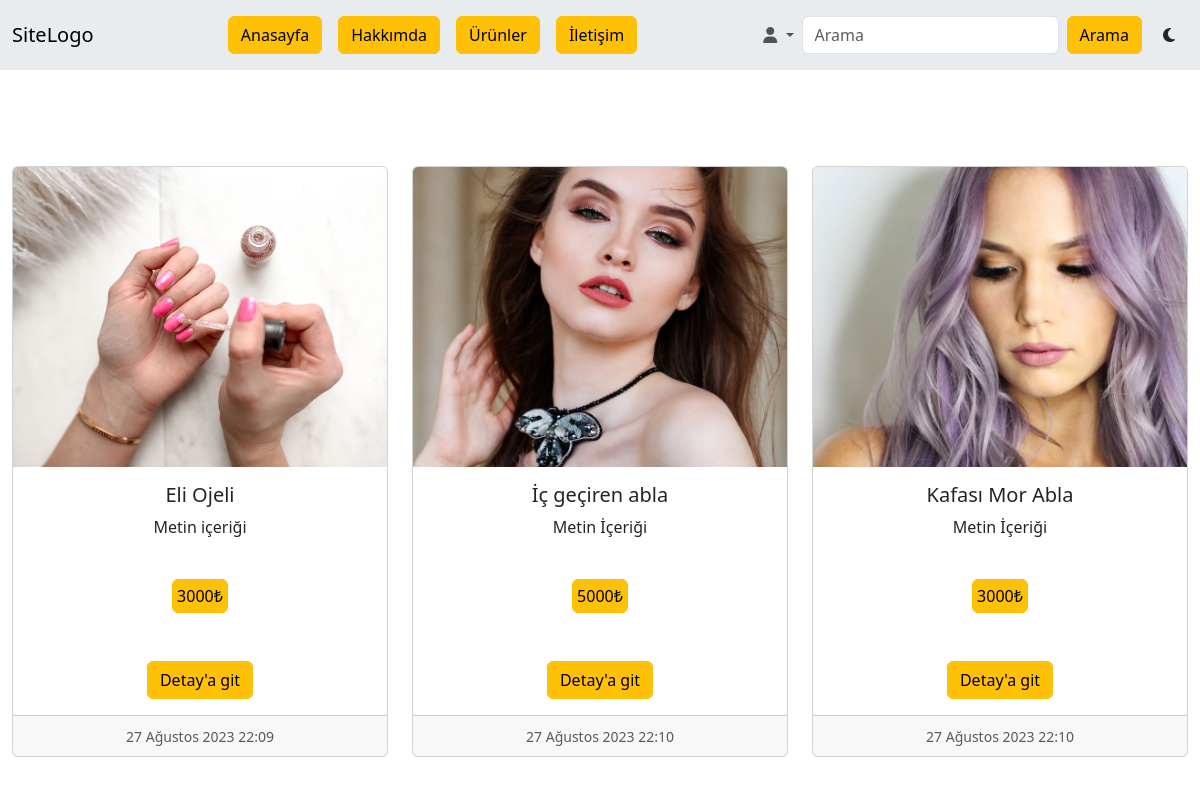
/urunlerimiz, run on an earlier commit of the app's database.
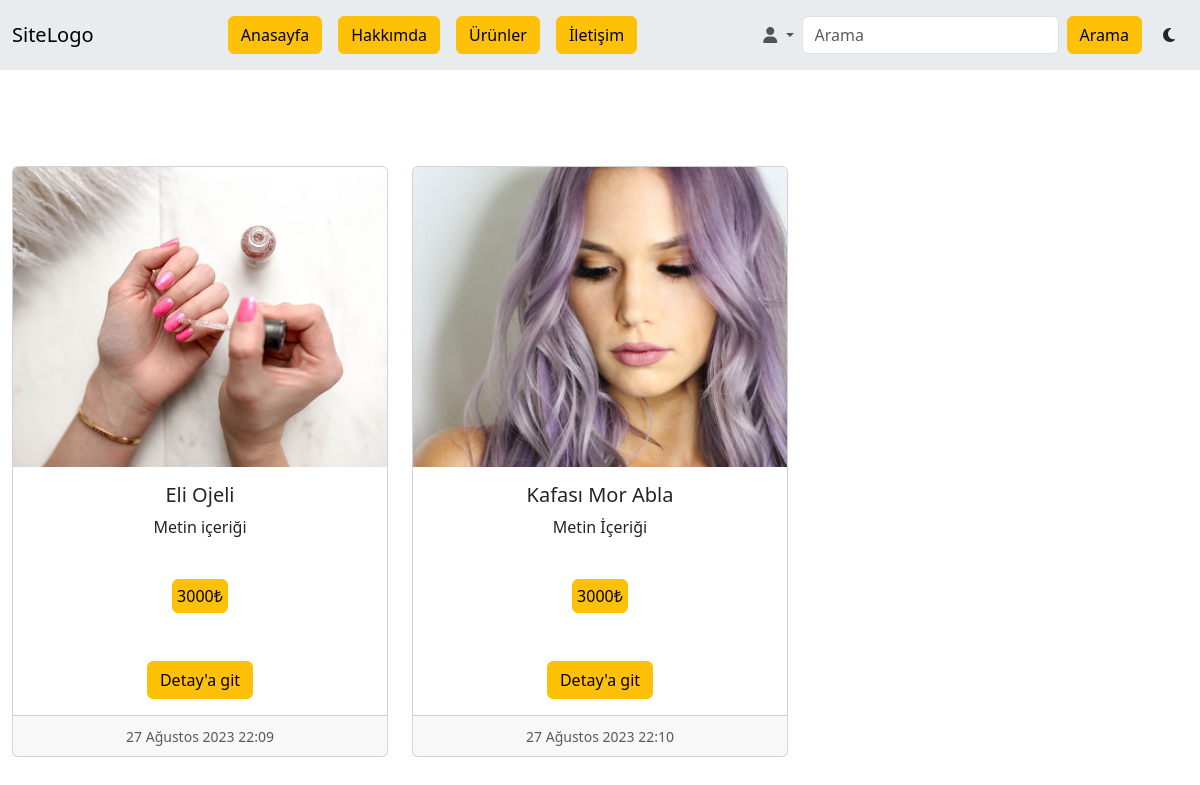
And on a later commit of the database.
### siteApp/models.py (models this page shows, shortened)
class Tasarim(models.Model):
    image = models.ImageField(("Resim Dosya"), upload_to="", height_field=None, width_field=None, max_length=None)
    fiyat = models.IntegerField(("Fiyat"), blank=True)
    sanatci = models.ForeignKey(User, verbose_name=("Sanatci"), on_delete=models.CASCADE)
    sanatEseriBaslik = models.CharField(("Sanat Eseri Başlığı"), max_length=500)
    sanatEseriAciklamasi = models.TextField(("Sanat Eseri İçeriği"), max_length=500)
    createdAt = models.DateTimeField(("Oluşturulma Tarihi"), auto_now=True)

### siteApp/views.py (the view)
# urls.py: path('urunlerimiz', urunler, name='urun'),
def urunler(request):
    context = {}
    urunler = Tasarim.objects.all()
    context['urunler'] = urunler
    return render(request, "urunler.html", context)

### siteApp/templates/urunler.html (shortened to what this page needs)
{% extends "base.html" %}
{% block site-icerik %}
<div class="row justify-content-center">
        {% include "./Components/_arts.html" %}
</div>
{% endblock site-icerik %}

### siteApp/templates/base.html (shortened to what this page needs)
{% load static %}
<!DOCTYPE html>
<html lang="en">
<head>
    <link href="https://cdn.jsdelivr.net/npm/bootstrap@5.3.1/dist/css/bootstrap.min.css" rel="stylesheet"
>
    <link rel="stylesheet" href="https://cdnjs.cloudflare.com/ajax/libs/font-awesome/6.4.2/css/all.min.css"
 />
    <link rel="stylesheet" href="https://cdn.jsdelivr.net/npm/swiper@10/swiper-bundle.min.css" />
    <link rel="stylesheet" href="{% static '/css/style.css' %}">
</head>
<body id="body">
    {% include "./Components/_navbar.html" %}
    {% block site-icerik %}
    {% endblock site-icerik %}
</body>
</html>

### siteApp/templates/Components/_navbar.html (shortened to what this page needs)
<nav class="navbar navbar-expand-lg bg-body-secondary">
    <div class="container-fluid">
      <a class="navbar-brand" href="{% url 'home' %}">SiteLogo</a>
      <div class="collapse navbar-collapse" id="navbarSupportedContent">
        <ul class="navbar-nav m-auto me-0 mb-2 mb-lg-0">
          <li class="nav-item">
            <a class="nav-link" href="{% url 'home' %}"><button class="btn btn-warning">Anasayfa</button></a>
          </li>
          <li class="nav-item">
            <a class="nav-link" href="{% url 'hakkimda' %}"><button class="btn btn-warning">Hakkımda</button></a>
          </li>
          <li class="nav-item">
            <a class="nav-link" href="{% url 'urun' %}"><button class="btn btn-warning">Ürünler</button></a>
          </li>
          <li class="nav-item">
            <a class="nav-link" href="{% url 'iletisim' %}"><button class="btn btn-warning">İletişim</button></a>
          </li>
        </ul>
        <ul class="navbar-nav ms-auto mb-2 mb-lg-0">
            <li class="nav-item dropdown">
                <a class="nav-link dropdown-toggle" href="#" role="button" data-bs-toggle="dropdown" aria-expanded="false">
                    <i class="fa-solid fa-user"></i>
                </a>
              </li>
        </ul>
        <form class="d-flex" role="search" method="post">
          <input class="form-control me-2" type="search" placeholder="Arama" aria-label="Search" name="search">
          <button class="btn btn-warning" type="submit">Arama</button>
        </form>
        <div class="ms-lg-2">
            <button id="darklightbtn" class="btn"></button>
        </div>
      </div>
    </div>
  </nav>

### siteApp/templates/Components/_arts.html (shortened to what this page needs)
<div class="row justify-center mt-5">
    {% if searchUrunler is None %}
    {% for urun in urunler %}
    <div class="col-md-4">
        <div class="card mt-5">
            <img src={{urun.image}} class="card-img-top object-fit-cover" height="300px"  alt="...">
            <div class="card-body">
                <h5 class="card-title text-center">{{urun.sanatEseriBaslik}}</h5>
                <p style="overflow: hidden;" class="card-text text-center">{{urun.sanatEseriAciklamasi}}</p>
            </div>
            <div class="card-body text-center">
                <button class="btn btn-warning p-md-1 my-1 text-decoration-none mb-3 mt-2" role="button">
                    {{urun.fiyat}}₺
                </button>
            </div>
            <div class="card-body text-center">
                <button class="btn btn-warning"><a class="link-underline link-underline-opacity-0 link-body-emphasis" href="{% url 'urundetay' urun.id %}">Detay'a git</a></button>
            </div>
            <div class="card-footer text-center">
                <small class="text-body-secondary">{{urun.createdAt}}</small>
            </div>
        </div>
    </div>
    {% endfor %}
    {% endif %}
</div>

### siteApp/static/css/style.css (style rules this page uses)
* { margin: 0; padding: 0; box-sizing: border-box; }

What changed in the data, as far as the page shows it:
removed Tasarim: image (picture), sanatEseriBaslik "İç geçiren abla", sanatEseriAciklamasi "Metin İçeriği", fiyat "5000", createdAt "27 Ağustos 2023 22:10"
